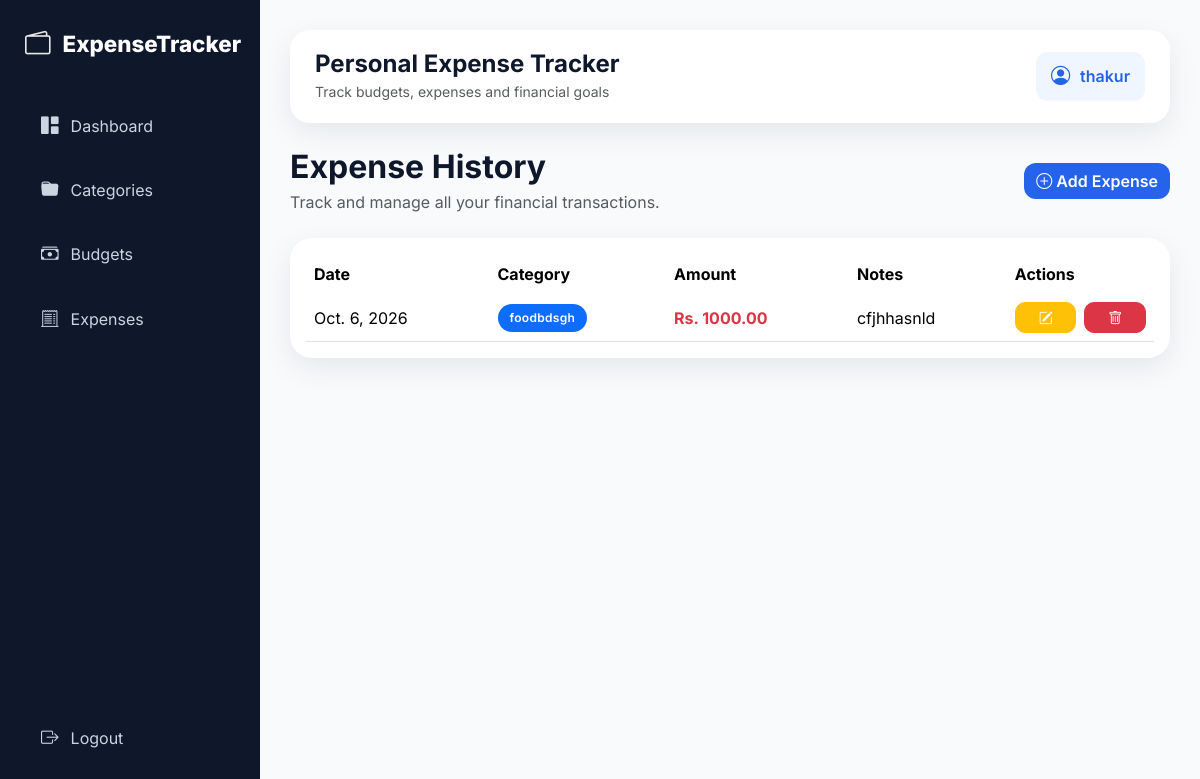
The page /expenses/ (signed in) on the database its author committed.
### expenses/models.py (models this page shows, shortened)
class Expense(models.Model):
    user = models.ForeignKey(settings.AUTH_USER_MODEL, on_delete=models.CASCADE, related_name="expenses")
    category = models.ForeignKey(Category, on_delete=models.PROTECT, related_name="expenses")
    amount = models.DecimalField(max_digits=10, decimal_places=2)
    date = models.DateField(default=timezone.now)
    notes = models.TextField(blank=True)
    class Meta:
        ordering = ["-date", "-id"]

class Category(models.Model):
    user = models.ForeignKey(settings.AUTH_USER_MODEL, on_delete=models.CASCADE, related_name="categories")
    name = models.CharField(max_length=120)
    description = models.TextField(blank=True)
    class Meta:
        unique_together = ("user", "name")
        ordering = ["name"]

### expenses/views.py (the view)
# urls.py: path("expenses/", views.expense_list, name="expense_list"),
@login_required
def expense_list(request):
    return render(request, "expense/expense_list.html", {"expenses": Expense.objects.filter(user=request.user).select_related("category")})

### templates/expense/expense_list.html (shortened to what this page needs)
{% extends "base.html" %}
{% block content %}
<div class="d-flex justify-content-between align-items-center mb-4">
    <div>
        <h2 class="fw-bold mb-1">
            Expense History
        </h2>
        <p class="text-muted mb-0">
            Track and manage all your financial transactions.
        </p>
    </div>
    <a href="{% url 'expense_create' %}"
       class="btn btn-primary">
        <i class="bi bi-plus-circle"></i>
        Add Expense
    </a>
</div>
<div class="card">
    <div class="card-body">
        {% if expenses %}
        <div class="table-responsive">
            <table class="table align-middle">
                <thead>
                    <tr>
                        <th>Date</th>
                        <th>Category</th>
                        <th>Amount</th>
                        <th>Notes</th>
                        <th>Actions</th>
                    </tr>
                </thead>
                <tbody>
                    {% for expense in expenses %}
                    <tr>
                        <td>
                            {{ expense.date }}
                        </td>
                        <td>
                            <span class="badge bg-primary">
                                {{ expense.category.name }}
                            </span>
                        </td>
                        <td>
                            <strong class="text-danger">
                                Rs. {{ expense.amount }}
                            </strong>
                        </td>
                        <td>
                            {% if expense.notes %}
                                {{ expense.notes }}
                            {% else %}
                                <span class="text-muted">
                                    No Notes
                                </span>
                            {% endif %}
                        </td>
                        <td>
                            <div class="d-flex gap-2">
                                <a href="{% url 'expense_update' expense.id %}"
                                   class="btn btn-warning btn-sm">
                                   <i class="bi bi-pencil-square"></i>
                                </a>
                                <a href="{% url 'expense_delete' expense.id %}"
                                   class="btn btn-danger btn-sm">
                                   <i class="bi bi-trash"></i>
                                </a>
                            </div>
                        </td>
                    </tr>
                    {% endfor %}
                </tbody>
            </table>
        </div>
        {% endif %}
    </div>
</div>
{% endblock %}

### templates/base.html (shortened to what this page needs)
{% load static %}
<!DOCTYPE html>
<html lang="en">
<head>
    <link href="https://cdn.jsdelivr.net/npm/bootstrap@5.3.3/dist/css/bootstrap.min.css" rel="stylesheet">
    <link rel="stylesheet" href="https://cdn.jsdelivr.net/npm/bootstrap-icons@1.11.3/font/bootstrap-icons.css">
    <link rel="stylesheet" href="{% static 'css/style.css' %}">
</head>
<body>
{% if user.is_authenticated %}
<div class="app-layout">
    <aside class="sidebar">
        <div>
            <div class="logo">
                <i class="bi bi-wallet2"></i>
                <span>ExpenseTracker</span>
            </div>
            <div class="nav-section">
                <a href="{% url 'dashboard' %}" class="sidebar-link">
                    <i class="bi bi-grid-1x2-fill"></i>
                    <span>Dashboard</span>
                </a>
                <a href="{% url 'category_list' %}" class="sidebar-link">
                    <i class="bi bi-folder-fill"></i>
                    <span>Categories</span>
                </a>
                <a href="{% url 'budget_list' %}" class="sidebar-link">
                    <i class="bi bi-cash-stack"></i>
                    <span>Budgets</span>
                </a>
                <a href="{% url 'expense_list' %}" class="sidebar-link">
                    <i class="bi bi-receipt-cutoff"></i>
                    <span>Expenses</span>
                </a>
            </div>
        </div>
        <div class="sidebar-footer">
            <a href="{% url 'logout' %}" class="sidebar-link logout-link">
                <i class="bi bi-box-arrow-right"></i>
                <span>Logout</span>
            </a>
        </div>
    </aside>
    <main class="content">
        <div class="topbar">
            <div>
                <h4 class="mb-0 fw-bold">Personal Expense Tracker</h4>
                <small class="text-muted">Track budgets, expenses and financial goals</small>
            </div>
            <div class="user-badge">
                <i class="bi bi-person-circle"></i>
                <span>{{ user.username }}</span>
            </div>
        </div>
{% else %}
<main class="auth-content">
    {% include "partials/messages.html" %}
{% endif %}
{% block content %}{% endblock %}
{% if user.is_authenticated %}
    </main>
</div>
{% else %}
</main>
{% endif %}
</body>
</html>

### static/css/style.css (style rules this page uses)
:root { --primary: #2563eb; --primary-dark: #1d4ed8; --success: #22c55e; --warning: #f59e0b; --danger: #ef4444; --dark: #0f172a; --dark-light: #1e293b; --background: #f8fafc; --card-bg: #ffffff; --text: #0f172a; --muted: #64748b; --border: #e2e8f0; --shadow: 0 10px 30px rgba(15, 23, 42, 0.08); }
* { margin: 0; padding: 0; box-sizing: border-box; }
body { font-family: 'Inter', sans-serif; background: var(--background); color: var(--text); }
.app-layout { display: flex; min-height: 100vh; }
.sidebar { width: 260px; background: var(--dark); min-height: 100vh; position: fixed; left: 0; top: 0; padding: 25px; display: flex; flex-direction: column; justify-content: space-between; }
.logo { color: white; font-size: 1.4rem; font-weight: 800; display: flex; align-items: center; gap: 12px; margin-bottom: 35px; }
.logo i { font-size: 1.6rem; }
.nav-section { flex: 1; }
.sidebar-link { display: flex; align-items: center; gap: 12px; text-decoration: none; color: #cbd5e1; padding: 14px 16px; border-radius: 14px; margin-bottom: 10px; transition: all 0.3s ease; }
.sidebar-link i { font-size: 1.1rem; }
.content { margin-left: 260px; width: calc(100% - 260px); padding: 30px; }
.topbar { background: white; border-radius: 20px; padding: 20px 25px; margin-bottom: 25px; box-shadow: var(--shadow); display: flex; justify-content: space-between; align-items: center; }
.user-badge { display: flex; align-items: center; gap: 10px; background: #eff6ff; color: var(--primary); padding: 10px 15px; border-radius: 12px; font-weight: 600; }
.user-badge i { font-size: 1.2rem; }
.card { border: none !important; border-radius: 22px !important; background: var(--card-bg); box-shadow: var(--shadow); overflow: hidden; transition: all 0.3s ease; }
.btn { border-radius: 12px; font-weight: 600; }
.btn-primary { background: var(--primary); border: none; }
.btn-warning { color: white; }
.btn-sm { border-radius: 10px; }
.table { margin-bottom: 0; background: white; }
.table thead { background: #f1f5f9; }
.table th { font-weight: 700; border-bottom: none; }
.table td { vertical-align: middle; }
.badge { padding: 8px 12px; border-radius: 999px; font-weight: 600; }
.card .btn { flex:1; }
.bi-folder, .bi-wallet2, .bi-receipt-cutoff { opacity:.9; }
.badge { letter-spacing:.3px; }

### rows shown on the page
Expense: date "Oct. 6, 2026", category.name "foodbdsgh", amount "1000.00", notes "cfjhhasnld"

### other values the page prints
{{ user.username }} "thakur"
